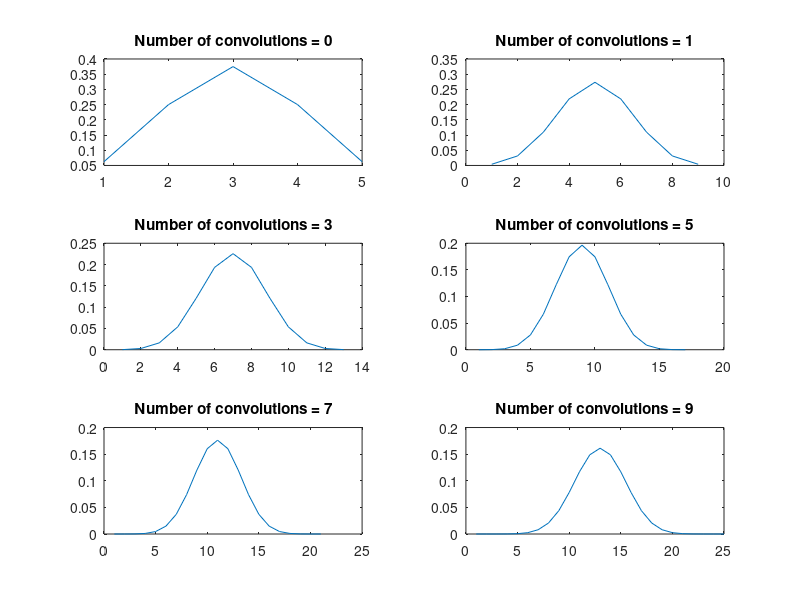

The MATLAB script that drew this image:
clear;clc;close all;

kernelWidth = 5; % default
cw = .375; 
ker1d = [.25-cw/2 .25 cw .25 .25-cw/2];

figure; hold on; 
subplot(3,2,1);plot(ker1d);title('Number of convolutions = 0');

ker = ker1d;
count=1;
for i=1:2:10
    count=count+1;
    ker=conv(ker,ker1d);
    subplot(3,2,count);plot(ker);
    title(sprintf('Number of convolutions = %s',num2str(i)));
end
hold off;